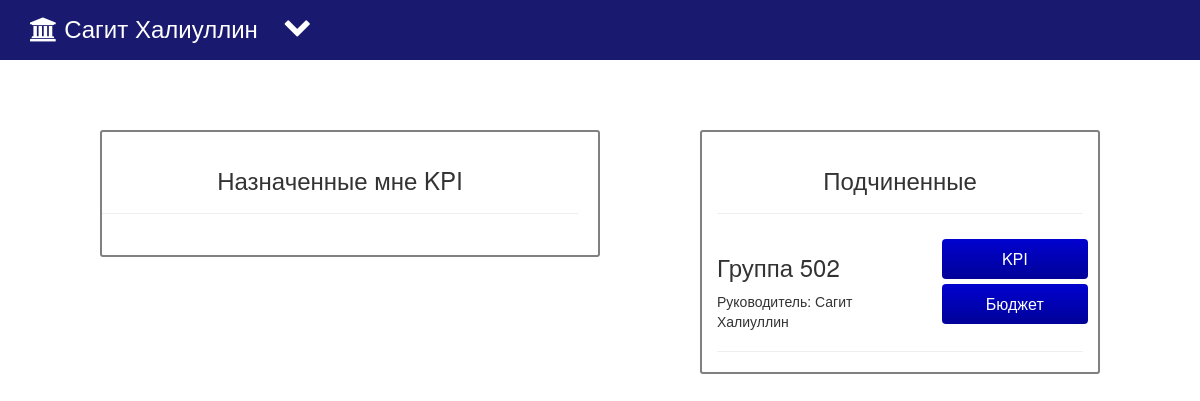
The page /app/main/ (signed in) on the database as committed earlier.
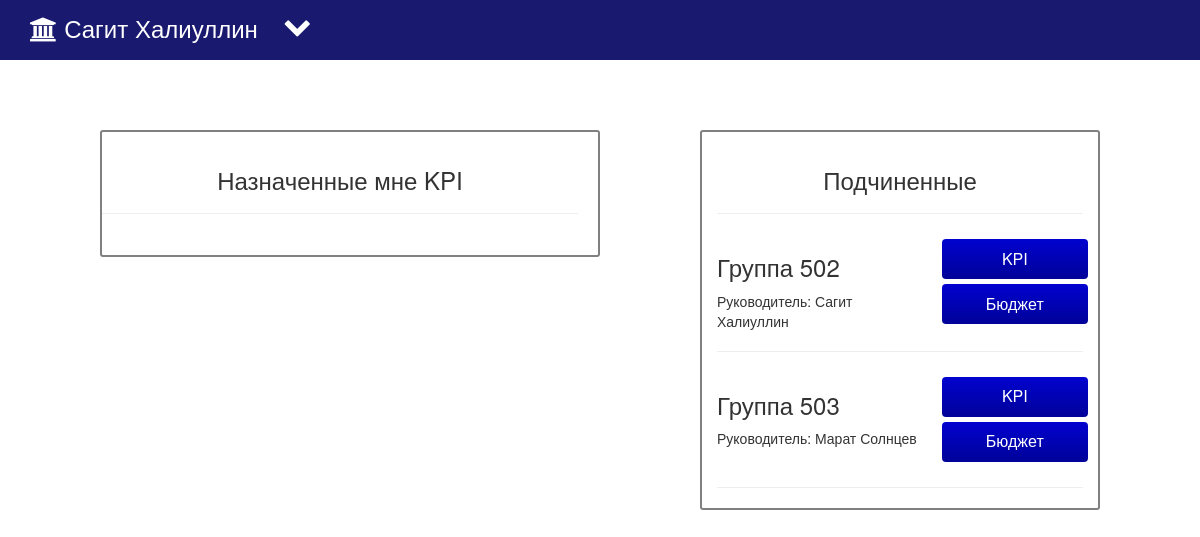
The same page on the database as committed later.
### app/models.py (models this page shows, shortened)
class Department(models.Model):
    name = models.CharField(max_length=50)
    head = models.OneToOneField(User, related_name="head_of_department")
    superior = models.ForeignKey(
        'Department',
        related_name="superior_of_this_department",
        blank=True,
        null=True,
    )
    DEPARTMENT_TYPE_CHOICES = (
        ('0', "Ректорат"),
        ('1', "Направление"),
        ('2', "Кафедра"),
        ('3', "Научная группа"),
        ('4', "Лаборатория"),
    )
    type = models.CharField(max_length=1, choices=DEPARTMENT_TYPE_CHOICES)
    KPI = models.ManyToManyField(
        'KPI',
        through='AssignedKPI',
        through_fields=('department', 'kpi')
    )

### app/views.py (the view)
def main(request):
    if not request.user.is_authenticated():
        return redirect('login')
    profile = UserProfile.objects.get(user=auth.get_user(request))
    set = Department.objects.filter(superior=profile.department)
    accepted_kpis = AssignedKPI.objects.filter(department=profile.department, accepted=True,
                                               deadline__gt=datetime.now())
    not_accepted_kpis = AssignedKPI.objects.filter(department=profile.department, accepted=None,
                                                   deadline__gt=datetime.now())
    percent = []
    for x in accepted_kpis:
        if x.complete is not 0:
            percent.append(round(x.to_percent(), 1))
        else:
            percent.append(0)
    return render_to_response('app/main.html', {'profile': profile,'set':set, 'accepted_kpis':accepted_kpis,
                                                'percent':percent, 'not_accepted_kpis': not_accepted_kpis})

### app/templates/app/main.html (shortened to what this page needs)
<!DOCTYPE html>
<html lang="en">
<head>
    {% load staticfiles %}
    <link href="../../static/app/bootstrap/css/bootstrap.min.css" rel="stylesheet" media="screen">
    <link rel="stylesheet" href="{% static 'app/style.css' %}">
    <link rel="stylesheet" href="../../static/app/font-awesome/css/font-awesome.min.css">
</head>
<body>
<nav class="nv navbar navbar-default navbar-fixed-top">
    <div class="container">
        <div class="dropdown">
            <button class="btn btn-default dropdown-toggle btn-blue" type="button" id="dropdownMenu1"
                    data-toggle="dropdown" aria-haspopup="true" aria-expanded="true">
                <i class="fa fa-chevron-down fa-2x" aria-hidden="true"></i> </button>
        </div>
        <h3 class="name1"><i class="fa fa-university" aria-hidden="true"></i> {{ profile.user.first_name }}
            {{ profile.user.last_name  }} &nbsp </h3>
    </div>
</nav>
<div class="tasks">
    <div class="col-lg-5 col-lg-offset-1 col-md-5 col-md-offset-1 col-sm-10 col-sm-offset-1 myTasks">
        <h3 class="center-text">Назначенные мне KPI</h3>
        <hr>
        <div class="col-md-9 col-sm-10 col-lg-10">
        </div>
        <div class="col-md-3 col-sm-2 col-lg-2 percentage">
        </div>
    </div>
    <div class="col-lg-4 col-lg-offset-1 col-md-4 col-md-offset-1 col-sm-10 col-sm-offset-1 giveTasks">
        <h3 class="center-text">Подчиненные</h3>
        <hr>
        {% for x in set %}
            <div class="left">
                <h3> {{ x.name }} </h3>
                Руководитель: {{ x.head.first_name}} {{ x.head.last_name }}
            </div>
            <div class="right">
                <a href="/app/assign_kpi/{{ x.id }}/"><button style="vertical-align: middle" class="kpi-btn"><span>KPI</span></button></a>
                <a href="/app/budget/{{ x.id }}/"><button style="vertical-align: middle" class="kpi-btn"><span>Бюджет</span></button></a>
            </div>
            <hr>
        {% endfor %}
    </div>
</div>
</body>
</html>

Rows that differ between the two databases and show on the page:
added Department: name "Группа 503", head.first_name "Марат", head.last_name "Солнцев"
